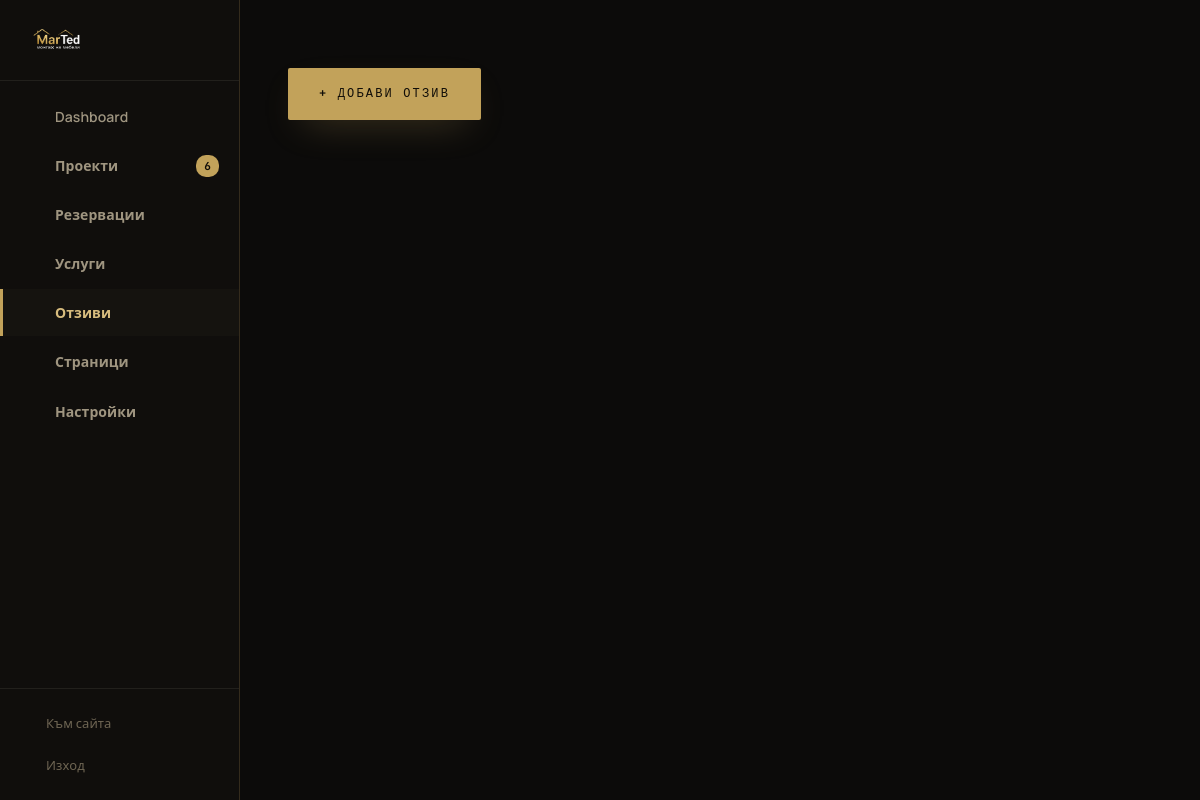
Before: /admin/testimonials.php (signed in) with the older database file.
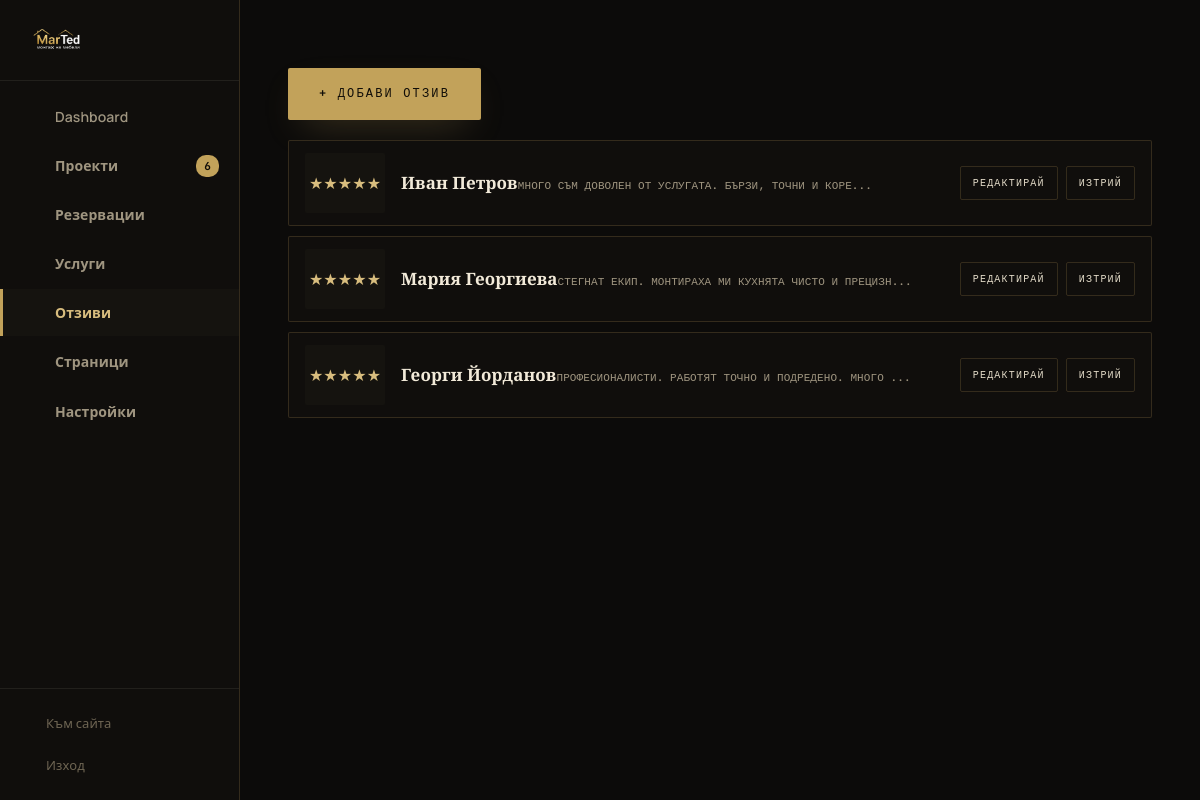
After: the same page with the newer database file.
### tables this page shows
CREATE TABLE IF NOT EXISTS testimonials (
  id INT AUTO_INCREMENT PRIMARY KEY, tname VARCHAR(160), ttext TEXT, stars INT DEFAULT 5, sort_order INT DEFAULT 0
);

### inc/functions.php (called while the page is built, shortened)
<?php
require_once __DIR__ . '/db.php';
function e($s) { return htmlspecialchars((string)$s, ENT_QUOTES, 'UTF-8'); }

### inc/admin-functions.php (called while the page is built, shortened)
<?php
function is_admin() {
    return !empty($_SESSION['is_admin']);
}

### inc/db.php (called while the page is built, shortened)
<?php
function config() { static $c; if ($c === null) $c = require __DIR__ . '/config.php'; return $c; }
function db() {
    static $pdo = null;
    if ($pdo !== null) return $pdo;
    $cfg = config()['db'];
    if ($cfg['driver'] === 'sqlite') {
        $path = $cfg['sqlite_path'];
        $dir = dirname($path);
        if (!is_dir($dir)) @mkdir($dir, 0775, true);
        $pdo = new PDO('sqlite:' . $path);
        $pdo->exec('PRAGMA journal_mode=WAL; PRAGMA foreign_keys=ON;');
    } else {
        $m = $cfg['mysql'];
        $dsn = "mysql:host={$m['host']};dbname={$m['name']};charset={$m['charset']}";
        $pdo = new PDO($dsn, $m['user'], $m['pass'], [
            PDO::ATTR_ERRMODE => PDO::ERRMODE_EXCEPTION,
            PDO::ATTR_DEFAULT_FETCH_MODE => PDO::FETCH_ASSOC,
        ]);
        return $pdo;
    }
    $pdo->setAttribute(PDO::ATTR_ERRMODE, PDO::ERRMODE_EXCEPTION);
    $pdo->setAttribute(PDO::ATTR_DEFAULT_FETCH_MODE, PDO::FETCH_ASSOC);
    return $pdo;
}

### admin/testimonials.php (the view, shortened to what the changed rows need)
<?php
require_once __DIR__ . '/../inc/functions.php';
require_once __DIR__ . '/../inc/icons.php';
require_once __DIR__ . '/../inc/admin-functions.php';
$editing = null;
$list = db()->query("SELECT * FROM testimonials ORDER BY sort_order ASC, id ASC")->fetchAll();
require __DIR__ . '/../inc/admin-header.php';
?>
<?php if ($editing): ?>
<form method="POST" class="adminForm">
  <div class="projFormHead"><span class="eyebrow eyebrow-line"><?= $editing['id']?'Редакция':'Нов отзив' ?></span><a href="testimonials.php" class="linkBtn">&larr; Назад</a></div>
  <input type="hidden" name="id" value="<?= e($editing['id']) ?>">
  <div><label>Име *</label><input name="name" value="<?= e($editing['tname']) ?>" placeholder="Иван Петров"></div>
  <div><label>Текст *</label><textarea name="text" rows="3" placeholder="Много съм доволен..."><?= e($editing['ttext']) ?></textarea></div>
  <div class="formRow"><div><label>Звезди</label><select name="stars"><?php for($i=1;$i<=5;$i++): ?><option value="<?= $i ?>" <?= $editing['stars']==$i?'selected':'' ?>><?= $i ?></option><?php endfor; ?></select></div><div><label>Ред</label><input name="sort_order" type="number" value="<?= e($editing['sort_order']) ?>"></div></div>
  <button class="btn btn-primary btn-block" type="submit"><?= $editing['id']?'Запази':'Добави' ?></button>
  <?php if (!empty($formErr)): ?><p class="formMsg err"><?= e($formErr) ?></p><?php endif; ?>
</form>
<?php else: ?>
<div class="adminList">
  <?php foreach ($list as $t): ?>
  <div class="adminRow"><div style="width:80px;height:60px;display:grid;place-items:center;background:var(--bg-3);border-radius:var(--radius);color:var(--accent-2)"><?= str_repeat('★',$t['stars']) ?></div><div class="adminRowInfo"><strong><?= e($t['tname']) ?></strong><span><?= mb_substr($t['ttext'],0,50) ?>...</span></div><div class="adminRowActions"><a href="testimonials.php?edit=<?= $t['id'] ?>">Редактирай</a><a href="testimonials.php?delete=<?= $t['id'] ?>" onclick="return confirm('Изтриване?')" class="del">Изтрий</a></div></div>
  <?php endforeach; ?>
</div>
<?php endif; ?>
<?php require __DIR__ . '/../inc/admin-footer.php'; ?>

### inc/admin-header.php (shortened to what the changed rows need)
<?php
require_once __DIR__ . '/functions.php';
require_once __DIR__ . '/icons.php';
require_once __DIR__ . '/admin-functions.php';
$current_admin = $GLOBALS['admin_page'] ?? 'dashboard';
$nav = [
    'dashboard' => ['label'=>'Dashboard','icon'=>'box','href'=>'index.php'],
    'projects' => ['label'=>'Проекти','icon'=>'drill','href'=>'projects.php'],
    'bookings' => ['label'=>'Резервации','icon'=>'calendar','href'=>'bookings.php'],
    'services' => ['label'=>'Услуги','icon'=>'shield','href'=>'services.php'],
    'testimonials' => ['label'=>'Отзиви','icon'=>'users','href'=>'testimonials.php'],
    'pages' => ['label'=>'Страници','icon'=>'pin','href'=>'pages.php'],
    'settings' => ['label'=>'Настройки','icon'=>'clock','href'=>'settings.php'],
];
$pCount = is_admin() ? db()->query("SELECT COUNT(*) FROM projects")->fetchColumn() : 0;
?>
<!doctype html>
<html lang="bg"><head>
<link rel="stylesheet" href="/assets/css/style.css?v=3">
<link rel="stylesheet" href="/assets/css/admin.css?v=1">
</head>
<body class="adminBody">
<div class="adminLayout">
  <aside class="adminSidebar">
    <nav class="adminNav">
      <?php foreach ($nav as $key=>$item): ?>
      <a href="<?= $item['href'] ?>" class="<?= $current_admin===$key?'active':'' ?>">
        <?= icon($item['icon'],'icon') ?>
        <span><?= e($item['label']) ?></span>
        <?php if ($key==='projects' && $pCount>0): ?><span class="navBadge"><?= $pCount ?></span><?php endif; ?>
      </a>
      <?php endforeach; ?>
    </nav>
  </aside>
  <main class="adminMain">

### inc/icons.php (shortened to what the changed rows need)
<?php
function icon(string $name, string $cls = 'icon'): string {
    $inner = $p[$name] ?? '';
    return '<svg width="24" height="24" viewBox="0 0 24 24" fill="none" xmlns="http://www.w3.org/2000/svg" class="'.$cls.'" aria-hidden="true">'.$inner.'</svg>';
}

Changed rows visible on the page:
added testimonials: stars "★★★★★", tname "Иван Петров", ttext "МНОГО СЪМ ДОВОЛЕН ОТ УСЛУГАТА. БЪРЗИ, ТОЧНИ И КОРЕ"
added testimonials: stars "★★★★★", tname "Мария Георгиева", ttext "СТЕГНАТ ЕКИП. МОНТИРАХА МИ КУХНЯТА ЧИСТО И ПРЕЦИЗН"
added testimonials: stars "★★★★★", tname "Георги Йорданов", ttext "ПРОФЕСИОНАЛИСТИ. РАБОТЯТ ТОЧНО И ПОДРЕДЕНО. МНОГО"
